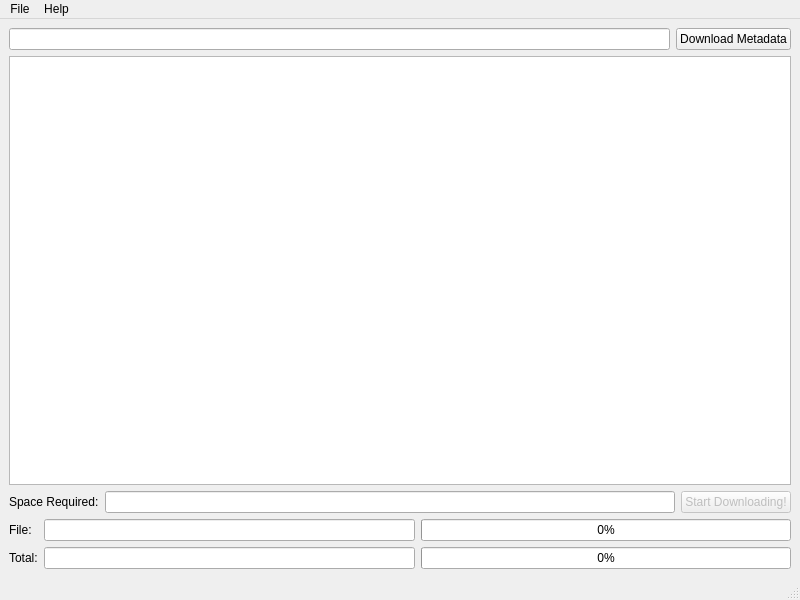
<?xml version="1.0" encoding="UTF-8"?>
<ui version="4.0">
 <class>MainWindow</class>
 <widget class="QMainWindow" name="MainWindow">
  <property name="geometry">
   <rect>
    <x>0</x>
    <y>0</y>
    <width>800</width>
    <height>600</height>
   </rect>
  </property>
  <property name="windowTitle">
   <string>I.A.D.M.</string>
  </property>
  <widget class="QWidget" name="centralwidget">
   <layout class="QVBoxLayout" name="verticalLayout">
    <item>
     <layout class="QHBoxLayout" name="horizontalLayout_2">
      <item>
       <widget class="QLineEdit" name="theCollectionName"/>
      </item>
      <item>
       <widget class="QPushButton" name="theDlMetadataButton">
        <property name="text">
         <string>Download Metadata</string>
        </property>
       </widget>
      </item>
     </layout>
    </item>
    <item>
     <widget class="QTableWidget" name="theMDTable"/>
    </item>
    <item>
     <layout class="QHBoxLayout" name="horizontalLayout">
      <item>
       <widget class="QLabel" name="label_3">
        <property name="text">
         <string>Space Required:</string>
        </property>
       </widget>
      </item>
      <item>
       <widget class="QLineEdit" name="theSpaceReqd"/>
      </item>
      <item>
       <widget class="QPushButton" name="theStartDlFilesButton">
        <property name="enabled">
         <bool>false</bool>
        </property>
        <property name="text">
         <string>Start Downloading!</string>
        </property>
       </widget>
      </item>
     </layout>
    </item>
    <item>
     <layout class="QGridLayout" name="gridLayout">
      <item row="0" column="0">
       <widget class="QLabel" name="label">
        <property name="text">
         <string>File:</string>
        </property>
       </widget>
      </item>
      <item row="0" column="1">
       <widget class="QLineEdit" name="theCurrentFileDlName"/>
      </item>
      <item row="0" column="2">
       <widget class="QProgressBar" name="theFileProgress">
        <property name="value">
         <number>0</number>
        </property>
       </widget>
      </item>
      <item row="1" column="0">
       <widget class="QLabel" name="label_2">
        <property name="text">
         <string>Total:</string>
        </property>
       </widget>
      </item>
      <item row="1" column="1">
       <widget class="QLineEdit" name="theBytesDownloaded"/>
      </item>
      <item row="1" column="2">
       <widget class="QProgressBar" name="theTotalProgress">
        <property name="value">
         <number>0</number>
        </property>
       </widget>
      </item>
     </layout>
    </item>
   </layout>
  </widget>
  <widget class="QMenuBar" name="menubar">
   <property name="geometry">
    <rect>
     <x>0</x>
     <y>0</y>
     <width>800</width>
     <height>23</height>
    </rect>
   </property>
   <widget class="QMenu" name="menuConfigure">
    <property name="title">
     <string>File</string>
    </property>
    <addaction name="theConfigureAction"/>
   </widget>
   <widget class="QMenu" name="menuHelp">
    <property name="title">
     <string>Help</string>
    </property>
    <addaction name="theAboutToolAction"/>
    <addaction name="theAboutQtAction"/>
   </widget>
   <addaction name="menuConfigure"/>
   <addaction name="menuHelp"/>
  </widget>
  <widget class="QStatusBar" name="statusbar"/>
  <action name="theAboutToolAction">
   <property name="text">
    <string>About I.A.D.M.</string>
   </property>
  </action>
  <action name="theConfigureAction">
   <property name="text">
    <string>Configure...</string>
   </property>
  </action>
  <action name="theAboutQtAction">
   <property name="text">
    <string>About Qt</string>
   </property>
  </action>
 </widget>
 <resources/>
 <connections/>
</ui>
